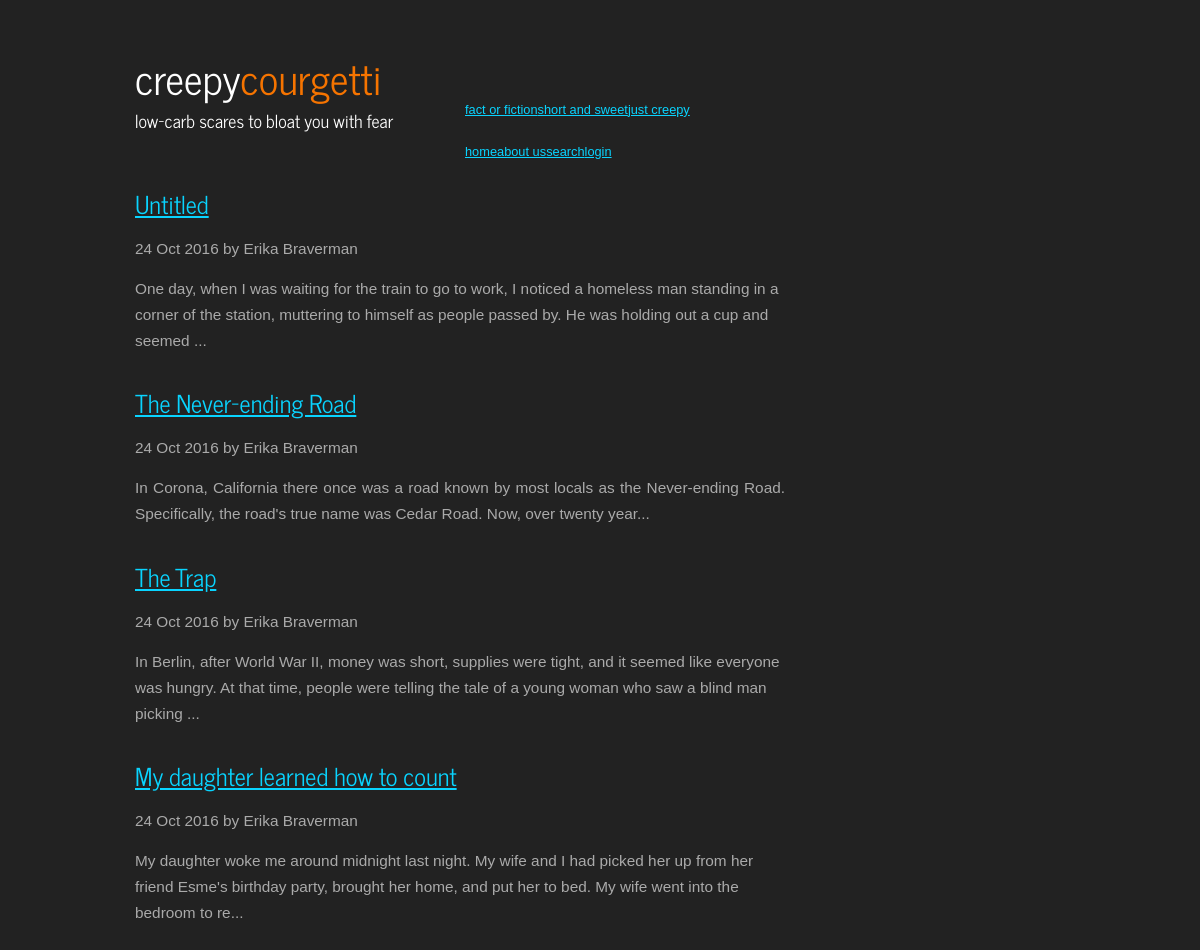
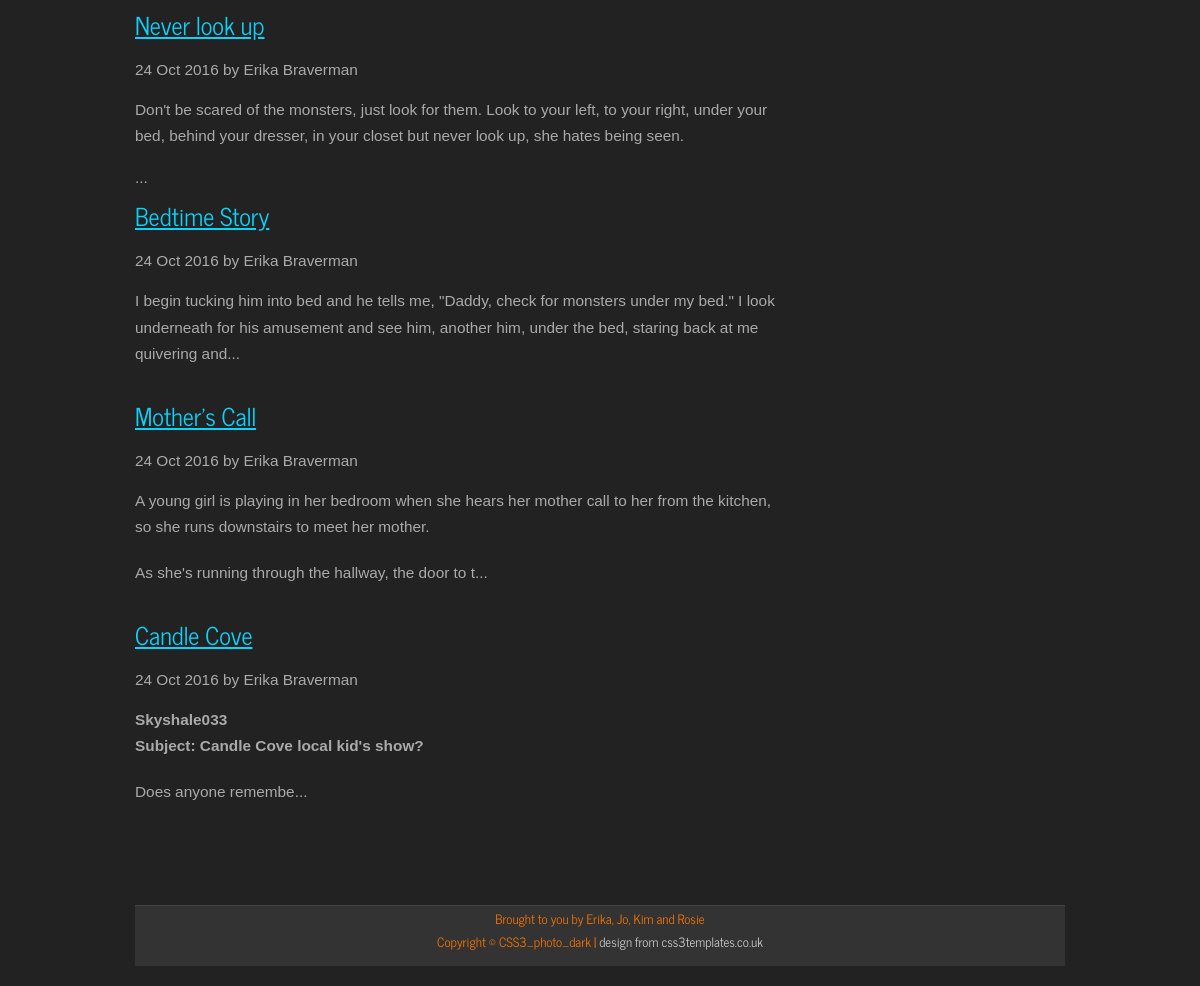
The page / on the database its author committed (2 pictures, top to bottom).
### tables this page shows
CREATE TABLE `articles` (
  `id` int(10) UNSIGNED NOT NULL,
  `title` varchar(255) DEFAULT NULL,
  `body` text,
  `author` int(10) UNSIGNED DEFAULT NULL,
  `category` int(11) DEFAULT NULL,
  `date` int(11) DEFAULT NULL
);

CREATE TABLE `users` (
  `id` int(11) UNSIGNED NOT NULL,
  `username` varchar(255) DEFAULT NULL,
  `password` varchar(255) DEFAULT NULL,
  `fullname` varchar(255) DEFAULT NULL,
  `role` int(11) DEFAULT NULL,
  `email` varchar(255) DEFAULT NULL
);

### index.php (called while the page is built, shortened)
<?php
include 'common.php';
$sql = "SELECT articles.id, articles.title, articles.body, users.fullname FROM articles, users
            WHERE users.id = articles.author";
$sql .= " ORDER BY date DESC";
$stmt = $gPDO->prepare($sql);
$stmt->execute($_GET);
display_page('index', [
  'articles' => $stmt->fetchAll()
]);

### templates/index.phtml (the view)
<?php foreach ($vars['articles'] as $article): ?>
  <div class="list-item">
    <h2 class="list-post-title">
      <a href="article.php?id=<?= $article['id'];?>"><?= $article['title'];?></a>
    </h2>
    <div class="list-post-date">
      <time><?= date('d M Y'); ?></time> by <?= $article['fullname']; ?>
    </div>
    <br>
    <div class="post-text">
        <?= substr($article['body'],0,200).'...' ?>
    </div>
  </div>
<?php endforeach; ?>

### common.php (shortened to what this page needs)
<?php
function display_page($page, array $vars = [])
{
    foreach (['_header', $page, '_footer'] as $template) {
        include TEMPLATE_DIR.DIRECTORY_SEPARATOR.$template.TEMPLATE_EXT;
    }
}

### css/style.css (style rules this page uses)
html { height: 100%; }
* { margin: 0; padding: 0; }
body { font: normal .80em arial, sans-serif; background: #222; color: #AAA; }
p { padding: 0 0 20px 0; line-height: 1.7em; }
h1, h2, h3, h4, h5, h6 { font: normal 180% 'News Cycle', sans-serif; color: #362C20; letter-spacing: 0em; padding: 0 0 5px 0; }
h1, h2, h3 { font: normal 180% 'News Cycle', sans-serif; margin: 0 0 15px 0; padding: 0px 0 5px 0; color: #FFF; }
h2 { font: normal 160% 'News Cycle', sans-serif; padding: 9px 0 5px 0; color: #FFF; }
a, a:hover { outline: none; text-decoration: underline; color: #09D4FF; }

### rows shown on the page
articles: title "Untitled", author.fullname "Erika Braverman", body "One day, when I was waiting for the train to go to work, I noticed a homeless man standing in a corner of the station, muttering to himself as people passed by. He was holding out a cup and seemed"
articles: title "The Never-ending Road", author.fullname "Erika Braverman", body "In Corona, California there once was a road known by most locals as the Never-ending Road. Specifically, the road's true name was Cedar Road. Now, over twenty year"
articles: title "The Trap", author.fullname "Erika Braverman", body "In Berlin, after World War II, money was short, supplies were tight, and it seemed like everyone was hungry. At that time, people were telling the tale of a young woman who saw a blind man picking"
articles: title "My daughter learned how to count", author.fullname "Erika Braverman", body "My daughter woke me around midnight last night. My wife and I had picked her up from her friend Esme's birthday party, brought her home, and put her to bed. My wife went into the bedroom to re"
articles: title "Never look up", author.fullname "Erika Braverman", body "Don't be scared of the monsters, just look for them. Look to your left, to your right, under your bed, behind your dresser, in your closet but never look up, she hates being seen."
articles: title "Bedtime Story", author.fullname "Erika Braverman", body "I begin tucking him into bed and he tells me, \"Daddy, check for monsters under my bed.\" I look underneath for his amusement and see him, another him, under the bed, staring back at me quivering and"
articles: title "Mother's Call", author.fullname "Erika Braverman", body "A young girl is playing in her bedroom when she hears her mother call to her from the kitchen, so she runs downstairs to meet her mother. As she's running through the hallway, the door to t"
articles: title "Candle Cove", author.fullname "Erika Braverman", body "Skyshale033 Subject: Candle Cove local kid's show? Does anyone remembe"

### other values the page prints
$category "fact or fiction"
$category "short and sweet"
$category "just creepy"
